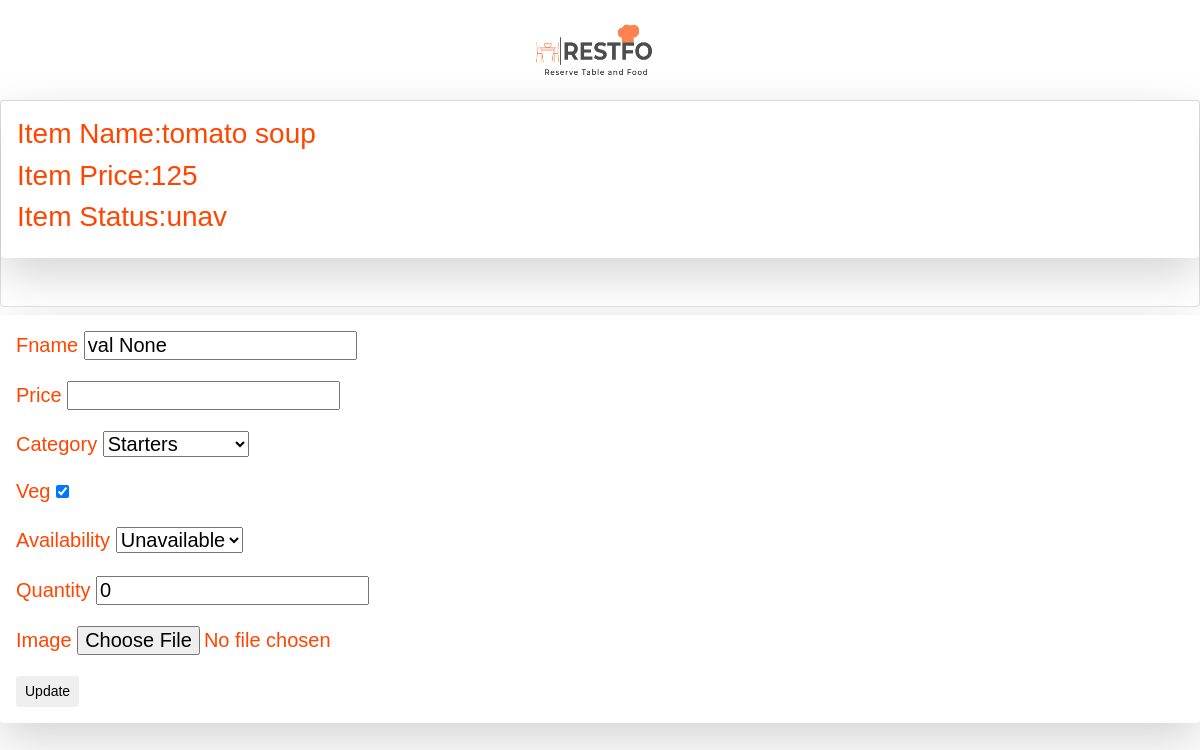
The app's page /menu_update/18 (signed in) with its own data.
### menu/models.py (models this page shows, shortened)
class Menu(models.Model):
    food_type = [('Starters','Starters'),('Main Course','Main Course'),
    ('Indian Breads','Indian Breads'),('Snacks','Snacks'),('Deserts','Deserts'),('Ice Creams','Ice Creams')]
    status=[('unav','Unavailable'),('av','Available')]
    id 		 = models.AutoField(primary_key=True)
    fname 		= models.CharField(max_length=30,blank=False,default='val None')
    r_id     = models.ForeignKey(Restaurant,on_delete=models.CASCADE)
    price    = models.IntegerField(blank=False)
    category 	= models.CharField(max_length=50,blank=False,choices=food_type,default='val None')
    veg         = models.BooleanField(default=True)
    availability = models.CharField(max_length=15,default='Unavailable',choices=status)
    quantity = models.IntegerField(blank=False,default=0)
    Image = models.ImageField(default='/menuimg/default.jpg', upload_to='media')
    rating =  models.IntegerField(blank=False,default=0)
    no_of_rated = models.IntegerField(blank=False,default=0)

### menu/views.py (the view)
# urls.py: path('menu_update/<str:menuid>',views.update,name='menu_update'),
@login_required
def update(request,menuid):
    item = Menu.objects.get(id=menuid)
    if request.method == 'POST':
        form = MenuForm(request.POST,request.FILES)
        print(request.POST.get('status'))
        if form.is_valid():
            instance = Menu.objects.get(id=menuid)
            instance.fname = form.cleaned_data.get('fname')
            instance.price = form.cleaned_data.get('price')
            instance.category = form.cleaned_data.get('category')
            instance.availability  = form.cleaned_data.get('availability')
            instance.quantity = form.cleaned_data.get('quantity')
            instance.Image = form.cleaned_data.get('Image')
            instance.save()
            return redirect('menu_view')
    else:
        form = MenuForm()
    return render(request,'menu/menu_update.html',context={'form':form,'item':item})

### menu/forms.py
class MenuForm(ModelForm):
    class Meta:
        model = Menu
        fields = ['fname','price','category','veg','availability','quantity','Image']

### menu/templates/menu/menu_update.html (shortened to what this page needs)
<!doctype html>
<html lang="en">
  <head>
    <link rel="stylesheet" href="https://stackpath.bootstrapcdn.com/bootstrap/4.1.3/css/bootstrap.min.css">
  </head>
  <body>
    {% load static %}
    <div class="d-flex justify-content-center">
      <img src="{% static 'restafo_logo.jpeg' %}" alt="My image" height="100px" width="150px"/>
    </div>
         <div class="card mb-2"  >
            <div class="shadow-lg p-3 mb-5 bg-white rounded">
                <h3>Item Name:{{item.fname}}</h3>
                <h3>Item Price:{{item.price}}</h3>
                <h3>Item Status:{{item.availability}}</h3>
           </div>
        </div>
  <div class="shadow-lg p-3 mb-5 bg-white rounded">
    {% load crispy_forms_tags %}
    <form action="" method="post" enctype="multipart/form-data">
       {% for val in form %}
       <table>
        <div class="form-group">
            <label for="exampleInputPassword1"> {{ val.label}}</label>
            {{val}}
          </div>
        </table>
        {% endfor %}
        <input type="submit" value="Update" name="submit" class="btn-sm btn">
    </form>
 </div>
</body>
</html>

### menu/templates/menu/menu_update.html (style rules this page uses)
body { font: 20px Arial; color: orangered; }

### records on screen
Menu: fname "tomato soup", price "125", availability "unav"

### other values on screen
{{ val.label }} "Fname" "Price" "Category" "Veg" "Availability" "Quantity" "Image"
